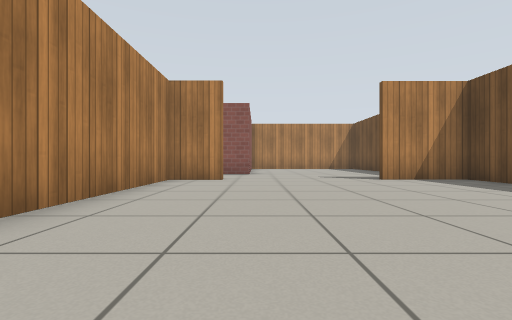
View 1 (above)

16 first-person views from a walk through a Gazebo world. The camera is 0.5 m above the floor, looks level and sees 85° across. The floor is counted in squares, 1 m on a side. Each view is taken from the middle of a square. On the plan, view 1 faces up. The plan holds only what a view shows up to about 9 squares ahead; the rest is blank. Simple patterns stand in for the simulator's built-in surfaces.

View 2
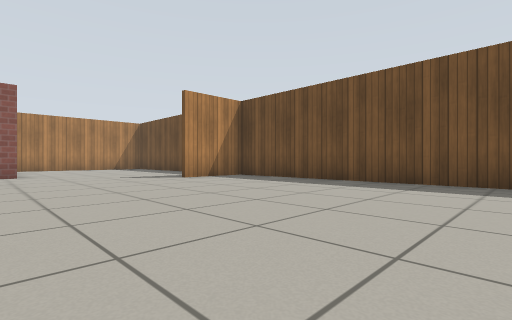

View 3
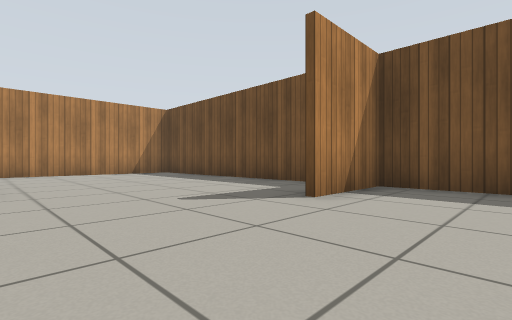

View 4
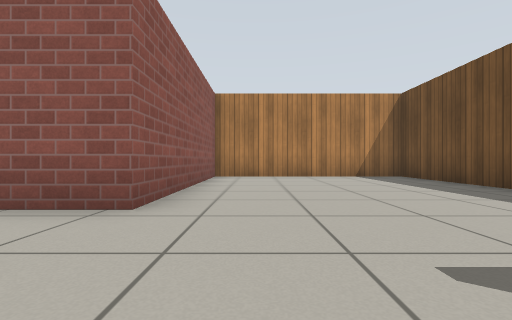

View 5
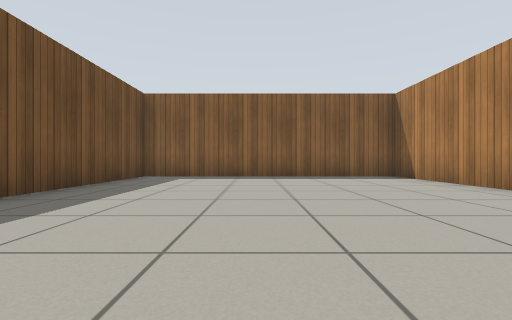

View 6
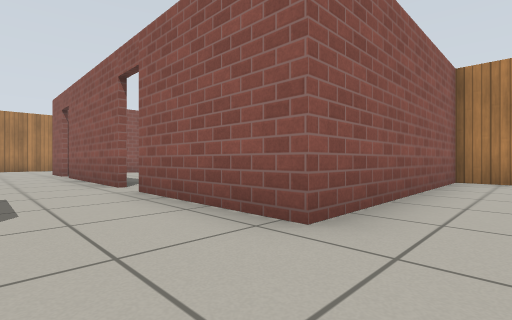

View 7
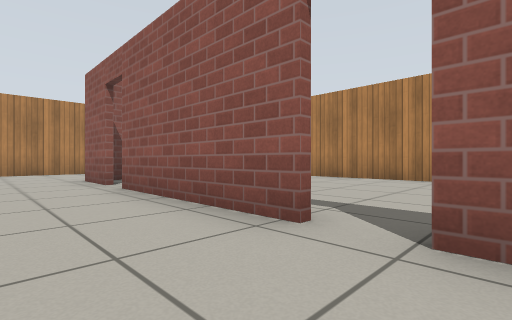

View 8
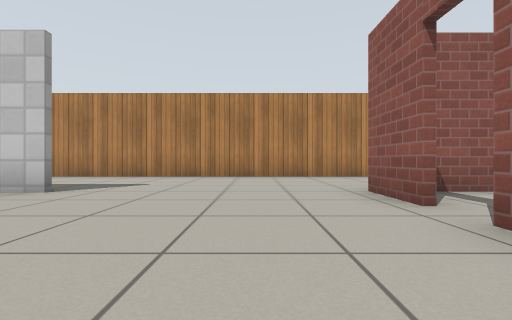

View 9
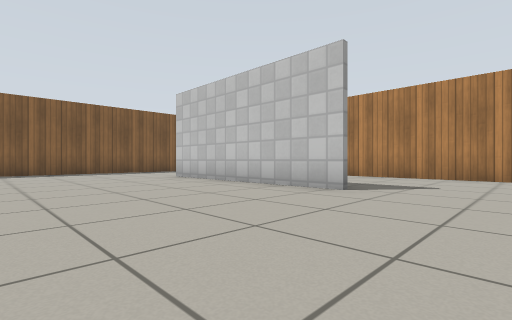

View 10
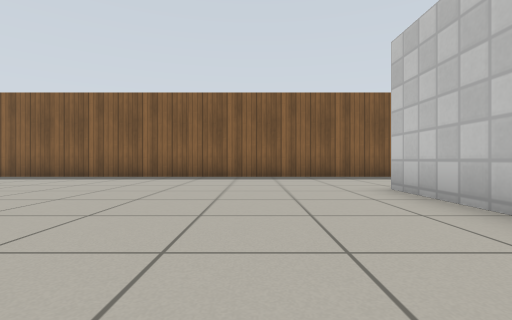

View 11
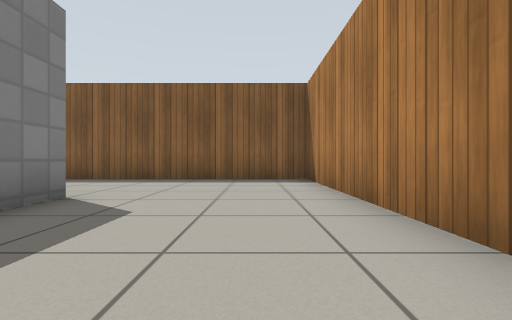

View 12
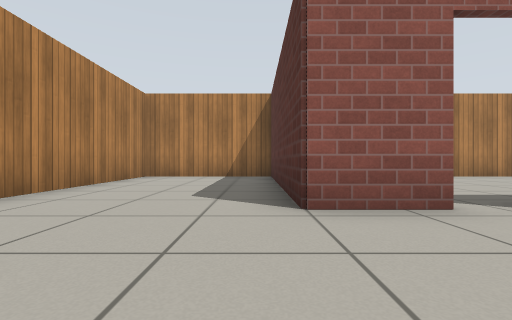

View 13
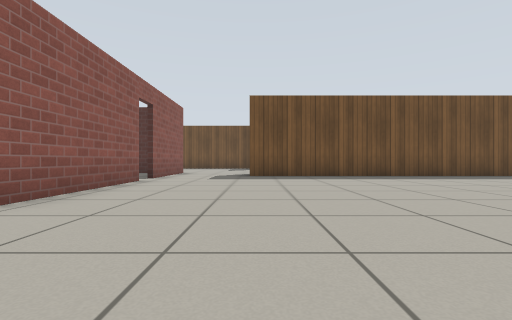

View 14
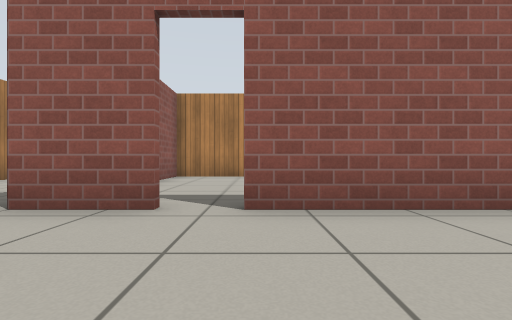

View 15
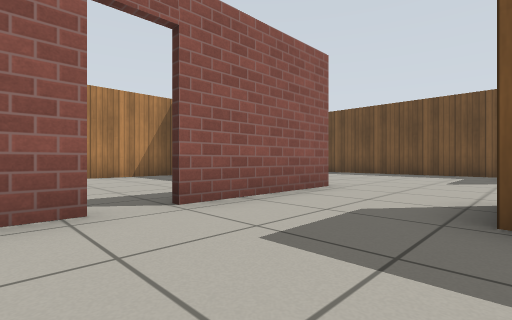

View 16
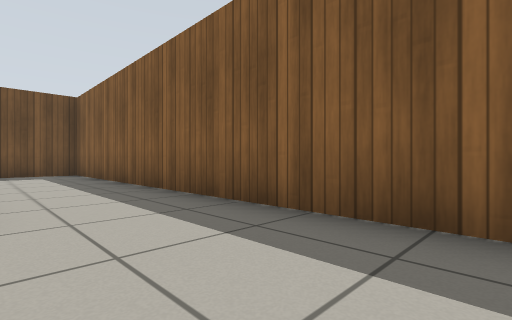

### Floor plan
Points are (right, up) in squares from view 1. A wall is a line through its corners. A room is listed if a view was taken in it or the views show most of it. See-through windows are left out.
Room 1 (views 1, 2, 3, 4, 5, 6)
walls: (-0.8, 7.1) (-2.2, 7.1) (-2.2, -1.4) (5.4, -1.4) (5.4, 7.1) (3.1, 7.1); (5.4, 7.7) (5.4, 15.4) (-0.2, 15.4) (-0.2, 9.8)
ways out: opening at (-1.5, 8.5) to room 2
Room 2 (views 7, 8, 9, 10, 11, 12, 13, 14, 15, 16)
walls: (-10.3, 4.9) (-10.3, -0.7); (-10.5, -0.7) (-10.5, 0.3); (-9, 9.8) (-10.5, 9.8) (-10.5, 15); (-2.3, -1) (-2.3, 7.2); (-4.3, 9.8) (-8.1, 9.8); (-0.2, 9.8) (-3.5, 9.8); (-10.5, 15.4) (-14.3, 15.4) (-14.3, -4.3) (5.4, -4.3) (5.4, -2.4)
ways out: opening at (-1.5, 8.5) to room 1; open door at (-8.5, 10) to room 3; open door at (-4, 10) to room 3
Room 3 (no view inside)
walls: (-0.6, 15.4) (-10.3, 15.4) (-10.3, 13.9); (-10.3, 11.8) (-10.3, 10.4)
ways out: open door at (-8.5, 10) to room 2; open door at (-4, 10) to room 2

Where each view was taken, in squares from view 1:
view 1: 0 up, 0 right, facing up
view 2: 0 up, 1 left, facing up-right
view 3: 5 up, 0 right, facing up-right
view 4: 7 up, 1 right, facing up
view 5: 7 up, 2 right, facing down
view 6: 8 up, 1 right, facing up-left
view 7: 8 up, 3 left, facing up-left
view 8: 8 up, 6 left, facing left
view 9: 7 up, 6 left, facing down-left
view 10: 4 up, 8 left, facing down
view 11: 3 up, 13 left, facing down
view 12: 7 up, 11 left, facing up
view 13: 7 up, 11 left, facing right
view 14: 7 up, 8 left, facing up
view 15: 7 up, 5 left, facing up-right
view 16: 2 down, 5 left, facing down-right
